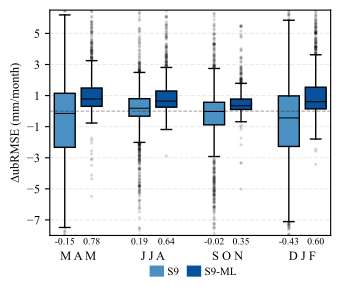

Recreate this plot in Python.
#%% # Import libraries
import pandas as pd
import matplotlib.pyplot as plt
import numpy as np
from pathlib import Path

#%% # Automatically identify the project root directory

current_dir = Path(__file__).resolve().parent

PROJECT_ROOT = next(
    (
        parent for parent in [current_dir, *current_dir.parents]
        if all(
            (parent / folder).is_dir()
            for folder in ["raw_data", "model", "assessment", "visualization"]
        )
    ),
    None
)

if PROJECT_ROOT is None:
    raise FileNotFoundError("Project root directory not found.")

path_climatology = PROJECT_ROOT / "visualization" / "fig03" / "climatology"
path_assessment = PROJECT_ROOT / "assessment" / "per_season" / "paper_results"
path_fig = PROJECT_ROOT / "visualization" / "fig03"

#%% ##### LOAD DATA #####

init_months = ["2", "5", "8", "11"]
lead_times = [1, 2, 3]


skill_dm = {}
skill_ml = {}

skill_dm = {}
skill_ml = {}

for init_month in init_months:

    for lt in lead_times:

        # Climatology
        df_clim = pd.read_csv(
            path_climatology /
            f"per_season_climatology_im{init_month}_lt{lt}.csv"
        )

        # Dynamic model (S9)
        df_dm = pd.read_csv(
            path_assessment /
            f"per_season_s9_im{init_month}_lt{lt}_deterministic_metrics.csv"
        )

        df_dm = df_dm.merge(
            df_clim[["station", "ubRMSE_clim"]],
            on="station",
            how="inner"
        )

        df_dm["ubRMSE_difference"] = (
            df_dm["ubRMSE_clim"] - df_dm["ub RMSE"]
        )

        # Machine-learning model (S9-ML)
        df_ml = pd.read_csv(
            path_assessment /
            f"per_season_ml_im{init_month}_lt{lt}_deterministic_metrics.csv"
        )

        df_ml = df_ml.merge(
            df_clim[["station", "ubRMSE_clim"]],
            on="station",
            how="inner"
        )

        df_ml["ubRMSE_difference"] = (
            df_ml["ubRMSE_clim"] - df_ml["ub RMSE"]
        )

        skill_dm[(int(init_month), lt)] = df_dm.copy()
        skill_ml[(int(init_month), lt)] = df_ml.copy()


#%% # RMSSS plot

plt.rcParams.update({
    "font.family": "Times New Roman",
    "font.size": 9
})

color_S9 = '#4A90C2'
color_S9_ml = '#08519C'

color_median = 'black'


season_labels = {
    '2': "M A M",
    '5': "J J A",
    '8': "S O N",
    '11': "D J F"
}


fig, ax = plt.subplots(
    figsize=(3.5, 2.8)
)

plot_data = []
pos_plot = []
colors_plot = []

x = np.arange(len(init_months)) * 0.25

width = 0.07

offsets = [-0.045, 0.045]

margin = 0.05

models = [

    ("S9",
     skill_dm,
     color_S9),

    ("S9-ML",
     skill_ml,
     color_S9_ml),
]

for i, im in enumerate(init_months):

    for j, (name, dfs, color) in enumerate(models):

        rmsss = []

        for lt in [1, 2, 3]:

            metric_values = dfs[(int(im), lt)]["ubRMSE_difference"]

            metric_values = (
                metric_values
                .replace([np.inf, -np.inf], np.nan)
                .dropna()
            )

            rmsss.append(
                metric_values.values
            )

        rmsss = np.concatenate(
            rmsss
        )

        plot_data.append(rmsss)

        pos_plot.append(
            x[i] + offsets[j]
        )

        colors_plot.append(
            color
        )

flierprops = dict(
    marker='.',
    markersize=3,
    markerfacecolor='black',
    markeredgecolor='black',
    linestyle='none',
    alpha=0.10,
)

bp = ax.boxplot(
    plot_data,
    positions=pos_plot,
    widths=width,
    patch_artist=True,
    flierprops=flierprops
)

for box, c in zip(
    bp["boxes"],
    colors_plot
):
    box.set_facecolor(c)

for median in bp["medians"]:
    median.set_color("black")
    median.set_linewidth(0.7)

# --------------------------------------------------
# Reference line: skill = 0
# --------------------------------------------------

ax.axhline(
    0,
    color="black",
    linestyle="--",
    linewidth=0.7,
    alpha=0.4
)

# --------------------------------------------------
# Median labels
# --------------------------------------------------

medians = [
    np.nanmedian(d)
    for d in plot_data
]

for xpos, med in zip(
    pos_plot,
    medians
):

    ax.text(
        xpos,
        -0.01,
        f"{med:.2f}",
        transform=ax.get_xaxis_transform(),
        ha="center",
        va="top",
        fontsize=7
    )

# --------------------------------------------------
# Y-axis
# --------------------------------------------------

ax.set_ylabel("∆ubRMSE (mm/month)")


ax.grid(
    True,
    linestyle="--",
    alpha=0.25
)

# Adjust after inspecting the data

ax.set_ylim(-8, 6.5)
ax.set_yticks([-7, -5, -3, -1, 1, 3, 5])

# --------------------------------------------------
# Seasons
# --------------------------------------------------

ax.set_xticks([])

for i, im in enumerate(init_months):

    ax.text(
        x[i],
        -0.07,
        season_labels[im],
        transform=ax.get_xaxis_transform(),
        ha="center",
        va="top",
        fontsize=9
    )

# --------------------------------------------------
# Axis limits
# --------------------------------------------------

ax.set_xlim(
    x[0] + min(offsets) - margin,
    x[-1] + max(offsets) + margin
)

# --------------------------------------------------
# Legend
# --------------------------------------------------

legend_handles = [
    plt.Line2D([0], [0], color=color_S9, lw=8),
    plt.Line2D([0], [0], color=color_S9_ml, lw=8),
]

fig.legend(
    legend_handles,
    [
        "S9",
        "S9-ML",
    ],
    loc="lower center",
    ncol=4,
    bbox_to_anchor=(0.575, -0.05),
    frameon=False,
    borderpad=0.6,
    handlelength=0.3,
    handletextpad=0.8,
    columnspacing=1.2,
    fontsize=8

)

plt.tight_layout()


plt.savefig(
    path_fig / "fig03.pdf",
    bbox_inches="tight",
    dpi=900
)

plt.show()

#%%
